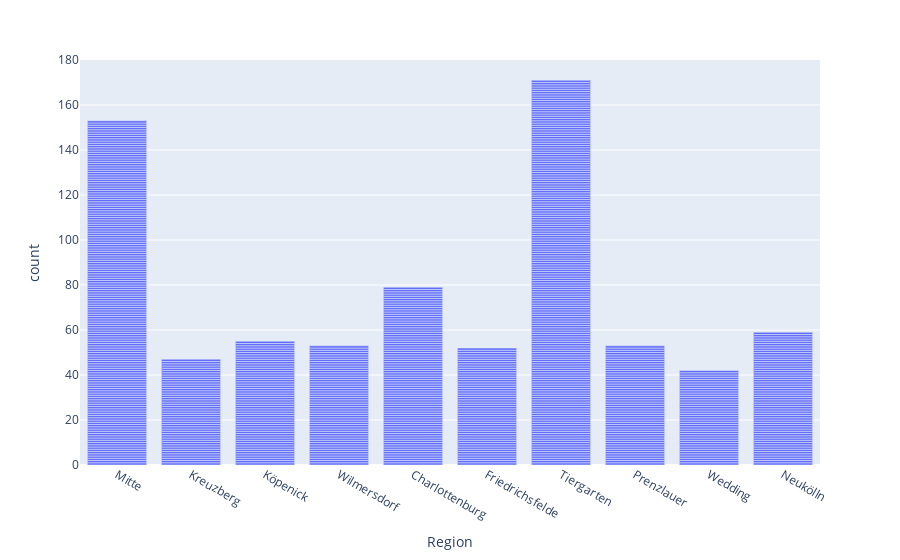

Here is the notebook cell this chart was saved with:
### Code cell
px.bar(rentals, x = "Region")

### Figure 1 — Plotly figure (JSON) as saved in the notebook; plotly's stock layout.template omitted (floating-point values rounded to 4 significant figures; data arrays with more than 128 entries replaced by an {"elided": "..."} marker saying what was removed)
{"data": [{"alignmentgroup": "True", "hovertemplate": "Region=%{x}<br>count=%{y}<extra></extra>", "legendgroup": "", "marker": {"color": "#636efa"}, "name": "", "offsetgroup": "", "orientation": "v", "showlegend": false, "textposition": "auto", "type": "bar", "x": {"elided": "764 str values"}, "xaxis": "x", "y": {"elided": "764 int values"}, "yaxis": "y"}], "layout": {"barmode": "relative", "legend": {"tracegroupgap": 0}, "margin": {"t": 60}, "xaxis": {"anchor": "y", "domain": [0, 1], "title": {"text": "Region"}}, "yaxis": {"anchor": "x", "domain": [0, 1], "title": {"text": "count"}}}}
